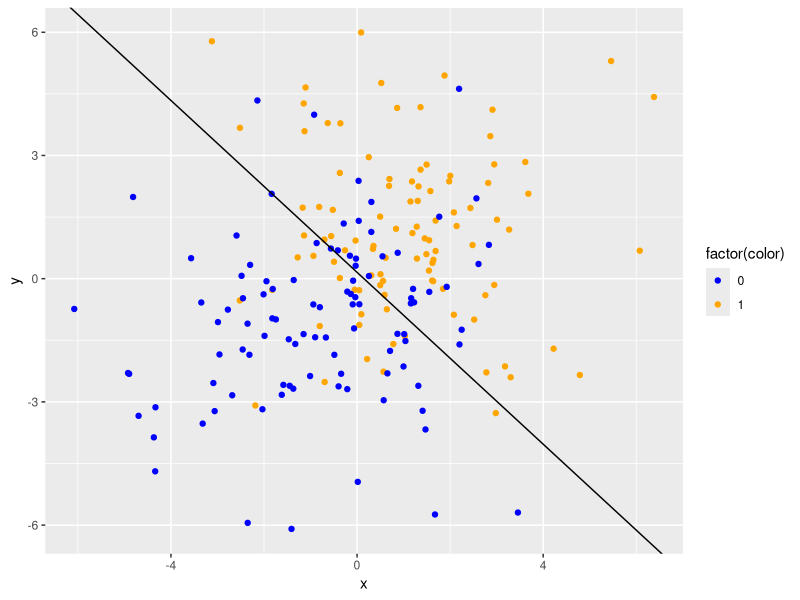

Write the R code that produced this figure.
## ---- chunk 1
library(tidyverse)
library(mvtnorm)
## ---- chunk 2
rnorm(n = 10, mean = 1, sd = 2)
## ---- chunk 3
rmvnorm(n = 10, mean = c(1, 2), sigma = diag(c(3, 4)))
## ---- chunk 4
diag(c(3, 4))
## ---- chunk 5
diag(5)
## ---- chunk 6
orange_center <- c(1, 1)
blue_center <- c(-1, -1)

orange <- tibble(x = rnorm(100, mean = orange_center[1], sd = 2),
                 y = rnorm(100, mean = orange_center[2], sd = 2), color = 1)
blue <- tibble(x = rnorm(100, mean = -1, sd = 2),
               y = rnorm(100, mean = -1, sd = 2), color = 0)
training <- rbind(orange, blue)
## ---- chunk 7
head(training)
## ---- chunk 8
fit <- lm(color ~ x + y, data = training)
## ---- chunk 9
summary(fit)
## ---- chunk 10
intercept <- coef(fit)[1]
coef_x <- coef(fit)[2]
coef_y <- coef(fit)[3]
## ---- chunk 11
ggplot(data = training) +
  geom_point(mapping = aes(x = x, y = y, color = factor(color))) +
  scale_color_manual(values = c("0" = "blue", "1" = "orange")) +
  geom_abline(intercept = (intercept - 0.5) / (-coef_y), slope = coef_x / (-coef_y))
## ---- chunk 12
orange_centers <- tibble(x = rnorm(10, 0, 1), y = rnorm(10, 0, 1))
blue_centers <- tibble(x = rnorm(10, 0, 1), y = rnorm(10, 0, 1))
## ---- chunk 13
